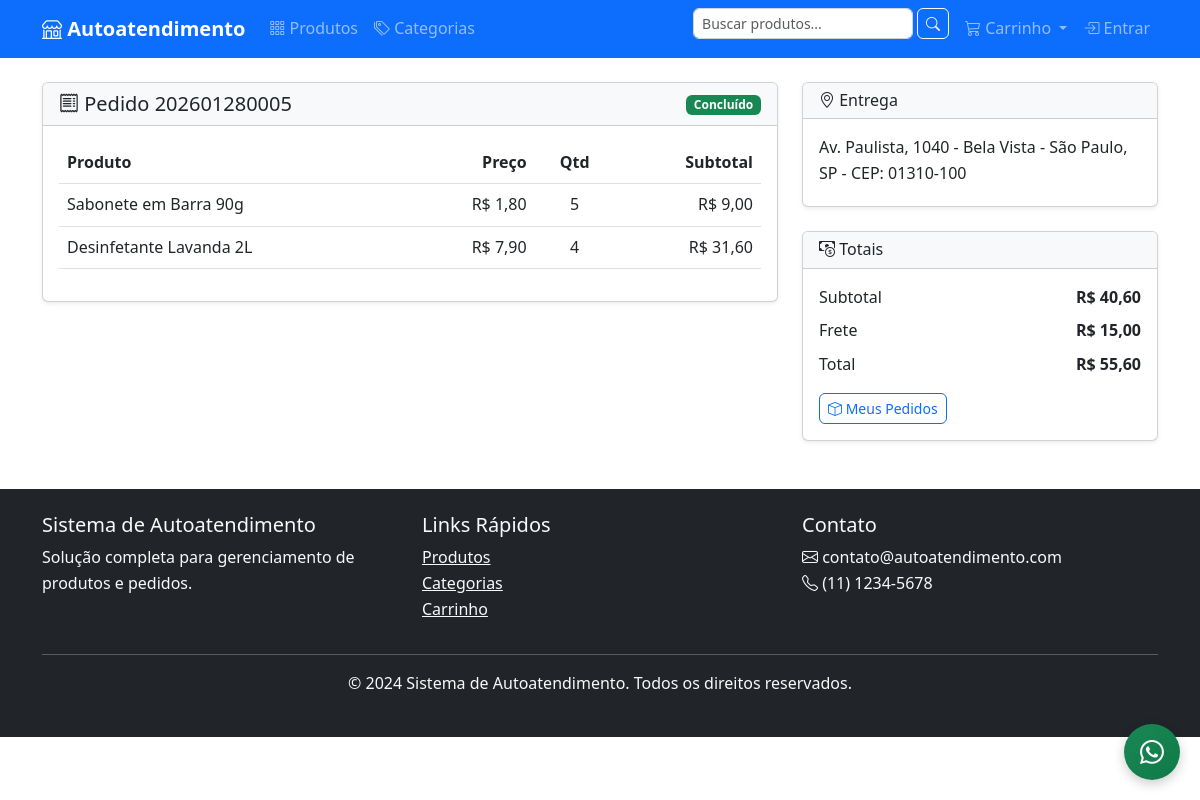
Page /orders/detail/202601280005/ on the committed database.
### orders/models.py (models this page shows, shortened)
class Order(models.Model):
    STATUS_CHOICES = [
        ('processing', 'Em Processamento'),
        ('out_for_delivery', 'Em Rota de Entrega'),
        ('completed', 'Concluído'),
        ('cancelled', 'Cancelado'),
    ]
    PAYMENT_METHOD_CHOICES = [
        ('credit_card', 'Cartão de Crédito'),
        ('pix', 'PIX'),
        ('pay_on_delivery', 'Pagamento na Entrega'),
    ]
    id = models.UUIDField(primary_key=True, default=uuid.uuid4, editable=False)
    order_number = models.CharField('Número do Pedido', max_length=20, unique=True, db_index=True)
    user = models.ForeignKey(
        User,
        on_delete=models.SET_NULL,
        null=True,
        blank=True,
        verbose_name='Usuário'
    )
    session_key = models.CharField('Chave da Sessão', max_length=40, blank=True, db_index=True)
    customer_name = models.CharField('Nome do Cliente', max_length=100)
    customer_email = models.EmailField('Email do Cliente')
    customer_phone = models.CharField('Telefone do Cliente', max_length=20)
    status = models.CharField('Status', max_length=20, choices=STATUS_CHOICES, default='processing')
    payment_method = models.CharField('Forma de Pagamento', max_length=20, choices=PAYMENT_METHOD_CHOICES, default='credit_card')
    subtotal = models.DecimalField('Subtotal', max_digits=10, decimal_places=2, default=0)
    shipping_cost = models.DecimalField('Frete', max_digits=10, decimal_places=2, default=0)
    discount_amount = models.DecimalField('Desconto', max_digits=10, decimal_places=2, default=0)
    total_amount = models.DecimalField('Total', max_digits=10, decimal_places=2, default=0)
    coupon = models.ForeignKey(
        Coupon,
        on_delete=models.SET_NULL,
        null=True,
        blank=True,
        verbose_name='Cupom de Desconto'
    )
    notes = models.TextField('Observações', blank=True)
    created_at = models.DateTimeField('Criado em', auto_now_add=True)
    updated_at = models.DateTimeField('Atualizado em', auto_now=True)
    class Meta:
        verbose_name = 'Pedido'
        verbose_name_plural = 'Pedidos'
        ordering = ['-created_at']
        indexes = [
            models.Index(fields=['order_number']),
            models.Index(fields=['status']),
            models.Index(fields=['created_at']),
            models.Index(fields=['customer_email']),
        ]
    @property
    def status_display(self):
        return dict(self.STATUS_CHOICES).get(self.status, self.status)

class OrderItem(models.Model):
    order = models.ForeignKey(
        Order,
        on_delete=models.CASCADE,
        related_name='items',
        verbose_name='Pedido'
    )
    product = models.ForeignKey(
        Product,
        on_delete=models.CASCADE,
        verbose_name='Produto'
    )
    quantity = models.PositiveIntegerField('Quantidade')
    price = models.DecimalField('Preço Unitário', max_digits=10, decimal_places=2)
    subtotal = models.DecimalField('Subtotal', max_digits=10, decimal_places=2)
    class Meta:
        verbose_name = 'Item do Pedido'
        verbose_name_plural = 'Itens do Pedido'
        ordering = ['id']

class ShippingAddress(models.Model):
    order = models.OneToOneField(
        Order,
        on_delete=models.CASCADE,
        related_name='shipping_address',
        verbose_name='Pedido'
    )
    street = models.CharField('Rua', max_length=255)
    number = models.CharField('Número', max_length=20)
    complement = models.CharField('Complemento', max_length=255, blank=True)
    neighborhood = models.CharField('Bairro', max_length=100)
    city = models.CharField('Cidade', max_length=100)
    state = models.CharField('Estado', max_length=50)
    zip_code = models.CharField('CEP', max_length=10)
    reference = models.CharField('Ponto de Referência', max_length=255, blank=True)
    class Meta:
        verbose_name = 'Endereço de Entrega'
        verbose_name_plural = 'Endereços de Entrega'
    @property
    def full_address(self):
        address = f"{self.street}, {self.number}"
        if self.complement:
            address += f" - {self.complement}"
        address += f" - {self.neighborhood} - {self.city}, {self.state} - CEP: {self.zip_code}"
        if self.reference:
            address += f" ({self.reference})"
        return address

### products/models.py (models this page shows, shortened)
class Product(models.Model):
    name = models.CharField('Nome', max_length=200)
    slug = models.SlugField('Slug', unique=True, max_length=200)
    category = models.ForeignKey(
        Category,
        on_delete=models.CASCADE,
        verbose_name='Categoria'
    )
    brand = models.ForeignKey(
        Brand,
        on_delete=models.SET_NULL,
        null=True,
        blank=True,
        verbose_name='Marca'
    )
    description = models.TextField('Descrição')
    short_description = models.CharField('Descrição Curta', max_length=255, blank=True)
    price = models.DecimalField('Preço', max_digits=10, decimal_places=2)
    stock_quantity = models.PositiveIntegerField('Quantidade em Estoque', default=0)
    sku = models.CharField('SKU', max_length=50, unique=True, blank=True)
    class UnitOfMeasure(models.TextChoices):
        ML = 'ML', 'Mililitro (ml)'
        L = 'L', 'Litro (L)'
        KG = 'KG', 'Quilograma (kg)'
        G = 'G', 'Grama (g)'
    weight = models.DecimalField('Peso (kg)', max_digits=8, decimal_places=2, null=True, blank=True)
    length = models.DecimalField('Comprimento (cm)', max_digits=8, decimal_places=2, null=True, blank=True)
    width = models.DecimalField('Largura (cm)', max_digits=8, decimal_places=2, null=True, blank=True)
    height = models.DecimalField('Altura (cm)', max_digits=8, decimal_places=2, null=True, blank=True)
    unit = models.CharField(
        'Unidade de Medida',
        max_length=5,
        choices=UnitOfMeasure.choices,
        null=True,
        blank=True
    )
    is_active = models.BooleanField('Ativo', default=True)
    is_featured = models.BooleanField('Destaque', default=False)
    created_at = models.DateTimeField('Criado em', auto_now_add=True)
    updated_at = models.DateTimeField('Atualizado em', auto_now=True)
    class Meta:
        verbose_name = 'Produto'
        verbose_name_plural = 'Produtos'
        ordering = ['-created_at']
        indexes = [
            models.Index(fields=['category', 'is_active']),
            models.Index(fields=['brand', 'is_active']),
            models.Index(fields=['price']),
            models.Index(fields=['created_at']),
        ]

### orders/views.py (the view)
# urls.py: path('detail/<slug:order_number>/', views.OrderDetailView.as_view(), name='order_detail'),
class OrderDetailView(DetailView):
    model = Order
    template_name = 'orders/order_detail.html'
    context_object_name = 'order'
    slug_field = 'order_number'
    slug_url_kwarg = 'order_number'
    def get_queryset(self):
        return Order.objects.select_related('shipping_address').prefetch_related('items__product', 'status_history')

### cart/context_processors.py (called while the page is built, shortened)
def cart(request):
    session_key = request.session.session_key
    if not session_key:
        return {'cart': None, 'cart_total': 0, 'cart_amount': 0}

### templates/orders/order_detail.html (shortened to what this page needs)
{% extends "base.html" %}
{% load static %}
{% block content %}
<div class="row">
  <div class="col-md-8">
    <div class="card shadow-sm mb-4">
      <div class="card-header bg-light d-flex justify-content-between align-items-center">
        <h5 class="mb-0"><i class="bi bi-receipt"></i> Pedido {{ order.order_number }}</h5>
        <div>
          <span class="badge
            {% if order.status == 'processing' %}bg-primary{% elif order.status == 'out_for_delivery' %}bg-warning text-dark{% elif order.status == 'completed' %}bg-success{% elif order.status == 'cancelled' %}bg-danger{% endif %}">
            {{ order.status_display }}
          </span>
        </div>
      </div>
      <div class="card-body">
        <div class="table-responsive">
          <table class="table table-hover align-middle">
            <thead>
              <tr>
                <th>Produto</th>
                <th class="text-end">Preço</th>
                <th class="text-center">Qtd</th>
                <th class="text-end">Subtotal</th>
              </tr>
            </thead>
            <tbody>
              {% for item in order.items.all %}
              <tr>
                <td>{{ item.product.name }}</td>
                <td class="text-end">R$ {{ item.price|floatformat:2 }}</td>
                <td class="text-center">{{ item.quantity }}</td>
                <td class="text-end">R$ {{ item.subtotal|floatformat:2 }}</td>
              </tr>
              {% endfor %}
            </tbody>
          </table>
        </div>
      </div>
    </div>
  </div>
  <div class="col-md-4">
    <div class="card shadow-sm mb-4">
      <div class="card-header bg-light">
        <h6 class="mb-0"><i class="bi bi-geo-alt"></i> Entrega</h6>
      </div>
      <div class="card-body">
        {% if order.shipping_address %}
          <p class="mb-1">{{ order.shipping_address.full_address }}</p>
        {% else %}
          <p class="text-muted mb-0">Endereço de entrega não informado.</p>
        {% endif %}
      </div>
    </div>
    <div class="card shadow-sm">
      <div class="card-header bg-light">
        <h6 class="mb-0"><i class="bi bi-cash-coin"></i> Totais</h6>
      </div>
      <div class="card-body">
        <div class="d-flex justify-content-between mb-2">
          <span>Subtotal</span>
          <strong>R$ {{ order.subtotal|floatformat:2 }}</strong>
        </div>
        <div class="d-flex justify-content-between mb-2">
          <span>Frete</span>
          <strong>R$ {{ order.shipping_cost|floatformat:2 }}</strong>
        </div>
        <div class="d-flex justify-content-between">
          <span>Total</span>
          <strong>R$ {{ order.total_amount|floatformat:2 }}</strong>
        </div>
        <div class="mt-3 d-flex gap-2">
          <a href="{% url 'orders:order_list' %}" class="btn btn-outline-primary btn-sm">
            <i class="bi bi-box"></i> Meus Pedidos
          </a>
        </div>
      </div>
    </div>
  </div>
</div>
{% endblock %}

### static/css/style.css (style rules this page uses)
:root { --primary-color: #0d6efd; --secondary-color: #6c757d; --success-color: #198754; --danger-color: #dc3545; --warning-color: #ffc107; --info-color: #0dcaf0; --light-color: #f8f9fa; --dark-color: #212529; }
body { font-family: 'Segoe UI', Tahoma, Geneva, Verdana, sans-serif; line-height: 1.6; color: var(--dark-color); }
.btn { border-radius: 6px; font-weight: 500; transition: all 0.3s ease; }

### rows in the picture
Order: order_number "202601280005", status_display "Concluído", shipping_address.full_address "Av. Paulista, 1040 - Bela Vista - São Paulo, SP - CEP: 01310-100", subtotal "40,60", shipping_cost "15,00", total_amount "55,60"
OrderItem: product.name "Sabonete em Barra 90g", price "1,80", quantity "5", subtotal "9,00"
OrderItem: product.name "Desinfetante Lavanda 2L", price "7,90", quantity "4", subtotal "31,60"
